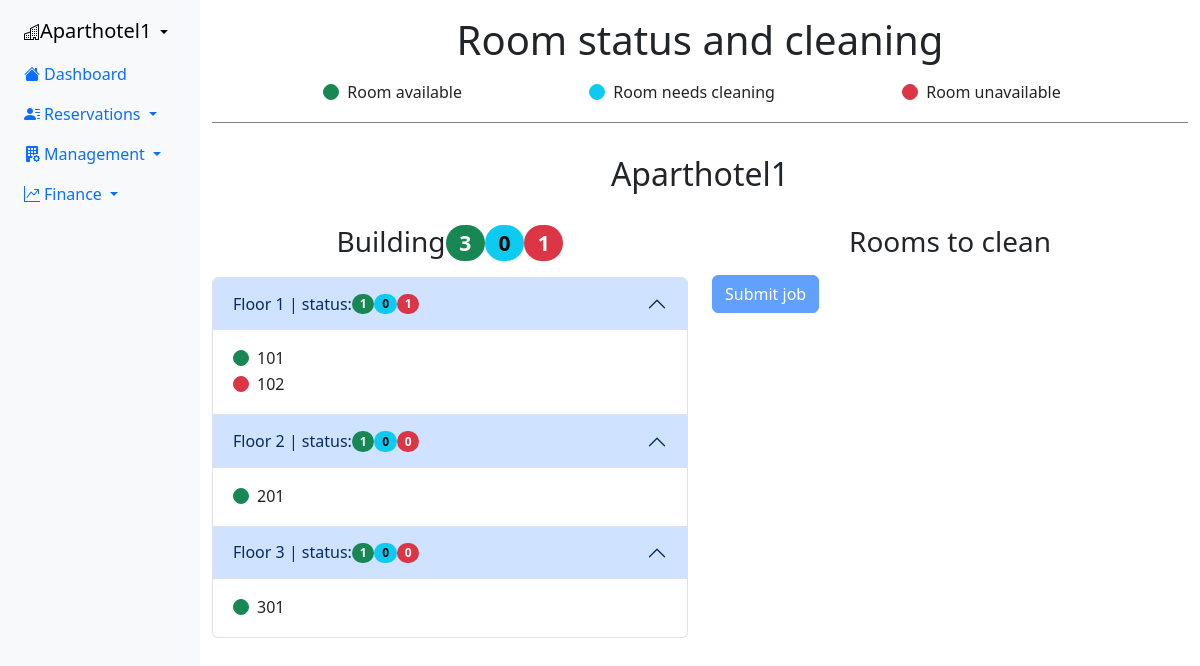
Screenshot of /website/roomStatus/ with the database file from the repository.
### website/models.py (models this page shows, shortened)
class buildingRoom(models.Model):
    STATUS = (
        ("available", "Available"),
        ("unavailable", "Unavailable"),
        ("cleaning", "Cleaning"),
    )
    ROOMSECTION = (
        ("Hotel", "Hotel"),
        ("Apartment", "Apartment")
    )
    ROOMTYPE = (
        ("Single Bed Room", "Single Bed Room"),
        ("Double Bed Room", "Double Bed Room")
    )
    roomNum = models.IntegerField(primary_key=True)
    roomFloor = models.IntegerField()
    roomType = models.CharField(max_length=15, choices=ROOMTYPE)
    roomStatus = models.CharField(max_length=15, choices=STATUS)
    listedWebsites = models.ForeignKey(bookingWebsite, on_delete=models.CASCADE, null=True, blank=True)
    roomSection = models.CharField(max_length=10, choices=ROOMSECTION)
    propertyName = models.ForeignKey(building, on_delete=models.CASCADE)

### website/views.py (the view)
# urls.py: path('roomStatus/', views.roomStatus, name='roomStatus'),
def roomStatus(request):
    if request.method == 'POST':
        form = cleaningForm(request.POST)
        if form.is_valid():
            roomNum = form.cleaned_data['roomNum']
            roomNum.update(roomStatus='available')
    else:
        form = cleaningForm()
    context = {
        'paraisoFloorRooms': buildingStatus('floorRoom'),
        'paraisoRoomStatus': buildingStatus('roomStatus'),
        'toClean': buildingStatus('toClean'),
        'form': form,
    }
    return render(request, 'roomStatus.html', context)

### website/forms.py
class cleaningForm(forms.Form):
    roomNum = forms.ModelMultipleChoiceField(
        queryset=buildingRoom.objects.filter(roomStatus='cleaning'),
        widget=forms.CheckboxSelectMultiple,
        label=''
    )

### website/templates/website/roomStatus.html (shortened to what this page needs)
{% extends 'website/baseTemplate.html' %}
{% block content %}
    <div class="col">
        <div class="row">
            <div class="col">
                <div class="d-flex justify-content-center">
                    <h1 class="page-header m-3">Room status and cleaning</h1>
                </div>
            </div>
        </div>
        <div class="row">
            <div class="col d-flex justify-content-evenly">
                <div class="form-check form-check-inline">
                    <input class="form-check-input" type="radio" id="available" checked>
                    <label class="form-check-label" for="available">Room available</label>
                </div>
                <div class="form-check form-check-inline">
                    <input class="form-check-input" type="radio" id="cleaning" checked>
                    <label class="form-check-label" for="cleaning">Room needs cleaning</label>
                </div>
                <div class="form-check form-check-inline">
                    <input class="form-check-input" type="radio" id="unavailable" checked>
                    <label class="form-check-label" for="unavailable">Room unavailable</label>
                </div>
            </div>
        </div>
        <hr>
        <div class="row">
            <div class="col d-flex justify-content-center">
                <h2 class="page-header m-3">Aparthotel1</h1>
            </div>
        </div>
        <div class="row">
            <div class="col">
                <div class="row">
                    <div class="col">
                        <h3 class="page-header m-3 d-flex justify-content-center">Building
                            <span class="badge rounded-pill text-bg-success">{{ paraisoRoomStatus.available }}</span>
                            <span class="badge rounded-pill text-bg-info">{{ paraisoRoomStatus.cleaning }}</span>
                            <span class="badge rounded-pill text-bg-danger">{{ paraisoRoomStatus.unavailable }}</span>
                        </h3>
                    </div>
                </div>
                <div class="accordion">
                    {% for floor, floorInfo in paraisoFloorRooms.items %}
                        <div class="accordion-item">
                            <h2 class="accordion-header">
                                <button class="accordion-button" type="button" data-bs-toggle="collapse">
                                Floor {{floor}} | status:
                                <span class="badge rounded-pill text-bg-success">{{ floorInfo.available }}</span>
                                <span class="badge rounded-pill text-bg-info">{{ floorInfo.cleaning }}</span>
                                <span class="badge rounded-pill text-bg-danger">{{ floorInfo.unavailable }}</span>
                                </button>
                            </h2>
                            <div class="accordion-collapse collapse show">
                                <div class="accordion-body">
                                    <div class="row">
                                        <div class="col-sm-4">
                                            {% for room in floorInfo.rooms%}
                                                <div class="form-check">
                                                    <input class="form-check-input" type="radio" id="{{room.roomStatus}}" checked>
                                                    <label class="form-check-label">
                                                        {{room.roomNum}}
                                                    </label>
                                                </div>
                                            {% endfor %}
                                        </div>
                                    </div>
                                </div>
                            </div>
                        </div>
                    {% endfor %}
                </div>
            </div>
            <div class="col">
                <h3 class="page-header m-3 d-flex justify-content-center">Rooms to clean</h3>
                <form method="post">
                    <button type="submit" class="btn btn-primary" {% if paraisoRoomStatus.cleaning == 0 %} disabled {% endif %} >Submit job</button>
                </form>
            </div>
        </div>
    </div>
{% endblock %}

### website/static/website/style.css (style rules this page uses)
hr { height: 1px; background-color: black; border: none; opacity: 0.5; }
#available { background-color: #198754; border-color: #198754; background-image: none; }
#cleaning { background-color: #0dcaf0; border-color: #0dcaf0; background-image: none; }
#unavailable { background-color: #dc3545; border-color: #dc3545; background-image: none; }

### rows the page displays
buildingRoom: roomNum "101"
buildingRoom: roomNum "102"
buildingRoom: roomNum "201"
buildingRoom: roomNum "301"

### other values shown
{{ paraisoRoomStatus.available }} "3"
{{ paraisoRoomStatus.cleaning }} "0"
{{ paraisoRoomStatus.unavailable }} "1"
{{ floor }} "1" "2" "3"
{{ floorInfo.available }} "1" "1" "1"
{{ floorInfo.cleaning }} "0" "0" "0"
{{ floorInfo.unavailable }} "1" "0" "0"
